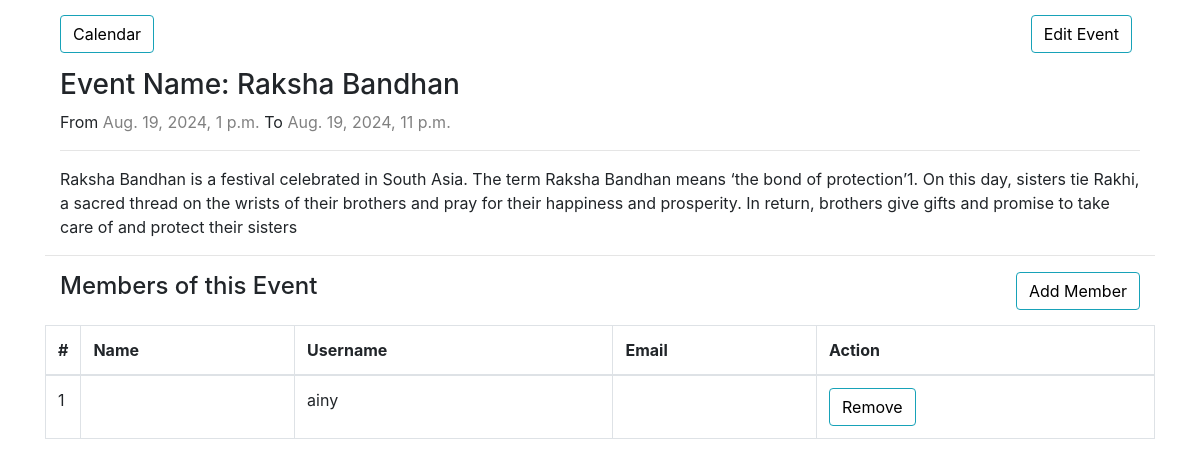
Page /event/1/details/ (signed in) on the committed database.
### calendarapp/models.py (models this page shows, shortened)
class Event(models.Model):
    user = models.ForeignKey(User, on_delete=models.CASCADE)
    title = models.CharField(max_length=200, unique=True)
    description = models.TextField()
    start_time = models.DateTimeField()
    end_time = models.DateTimeField()
    created_date = models.DateTimeField(auto_now_add=True)

class EventMember(models.Model):
    event = models.ForeignKey(Event, on_delete=models.CASCADE)
    user = models.ForeignKey(User, on_delete=models.CASCADE)
    class Meta:
        unique_together = ['event', 'user']

### calendarapp/views.py (the view)
# urls.py: path('event/<int:event_id>/details/', views.event_details, name='event-detail'),
@login_required(login_url='signin')
def event_details(request, event_id):
    event = Event.objects.get(id=event_id)
    eventmember = EventMember.objects.filter(event=event)
    context = {
        'event': event,
        'eventmember': eventmember
    }
    return render(request, 'event-details.html', context)

### templates/event-details.html (shortened to what this page needs)
{% extends 'base.html' %}
{% block content %}
    <div class="container">
        <div class="clearfix">
            <a class="btn btn-info left" href="{% url 'calendarapp:calendar' %}"> Calendar </a>
            <a class="btn btn-info right mr-2" href="{% url 'calendarapp:event_edit' event.pk %}"> Edit Event </a>
        </div>
        <div class="clearfix">
            <h3>Event Name: {{ event.title }}</h3>
            <p>From <span style="color: gray;">{{ event.start_time }}</span> To <span style="color: gray;">{{ event.end_time }}</span></p>
            <hr>
            <p>{{ event.description }}</p>
        </div>
        <hr>
        <div class="clearfix">
            <h4 class="left" > Members of this Event</h4>
            <a class="btn btn-info right" href="{% url 'calendarapp:add_eventmember' event.id %}"> Add Member </a>
        </div>
        <table class="table table-bordered">
            <thead>
                <tr>
                  <th style="width: 10px">#</th>
                  <th>Name</th>
                  <th>Username</th>
                  <th>Email</th>
                  <th>Action</th>
                </tr>
              </thead>
              <tbody>
                {% for member in eventmember %}
                <tr role="row">
                    <td>{{ forloop.counter }}</td>
                    <td>{{ member.user.first_name }} {{ member.user.last_name }}</td>
                    <td>{{ member.user.username }}</td>
                    <td>{{ member.user.email }}</td>
                    <td>
                        <a class="btn btn-info" href="{% url 'calendarapp:remove_event' member.id %}">Remove</a>
                    </td>
                </tr>
                {% endfor %}
              </tbody>
        </table>
    </div>
{% endblock %}

### templates/base.html (shortened to what this page needs)
{% load static %}
<!doctype html>
<html lang="en">
<head>
  <link rel="stylesheet" href="https://maxcdn.bootstrapcdn.com/bootstrap/4.0.0/css/bootstrap.min.css">
  <link rel="stylesheet" href="https://use.fontawesome.com/releases/v5.0.10/css/all.css">
  <link rel="stylesheet" type="text/css" href="{% static 'css/style.css' %}">
</head>
<body>
  {% block content %}
  {% endblock %}
</body>
</html>

### static/css/style.css (style rules this page uses)
a { color: #17a2b8; }
.left { float: left; }
.right { float: right; }
.btn { outline: none; color: black; background-color: transparent; box-shadow: 0 0 0 0; }
.clearfix { margin: 15px; }

### rows in the picture
Event: title "Raksha Bandhan", start_time "Aug. 19, 2024, 1 p.m.", end_time "Aug. 19, 2024, 11 p.m.", description "Raksha Bandhan is a festival celebrated in South Asia. The term Raksha Bandhan means ‘the bond of protection’1. On this day, sisters tie Rakhi, a sacred thread on the wrists of their brothers and pray for their happiness and prosperity. In return, brothers give gifts and promise to take care of and protect their sisters"
EventMember: user.username "ainy"
